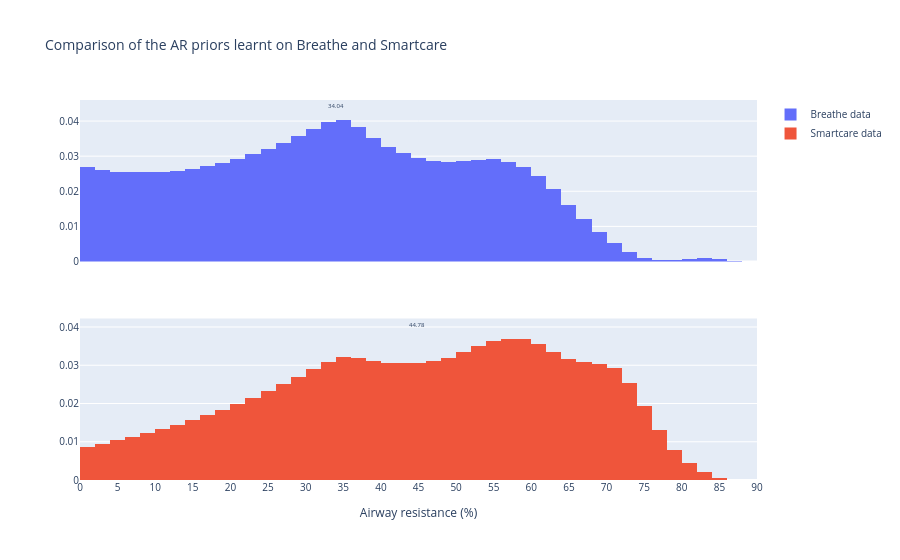

The notebook cell this image was saved under:
### Code cell
title = f"Comparison of the AR priors learnt on Breathe and Smartcare"

fig = make_subplots(rows=2, cols=1, shared_xaxes=True)
ih.plot_histogram(fig, AR, ar_dist_BR, AR.a, AR.b, 1, 1, False)
# name trace to breathe data
fig.data[0].name = "Breathe data"
ih.plot_histogram(fig, AR, ar_dist_SC, AR.a, AR.b, 2, 1)
fig.data[1].name = "Smartcare data"
fig.update_layout(showlegend=True, font=dict(size=10), title=title)
fig.write_image(dh.get_path_to_main() + f"PlotsCrossStudies/{title}.pdf")
fig.show()

### Figure 1 — Plotly figure (JSON) as saved in the notebook; plotly's stock layout.template omitted (floating-point values rounded to 4 significant figures)
{"data": [{"histfunc": "sum", "name": "Breathe data", "type": "histogram", "x": [0, 2, 4, 6, 8, 10, 12, 14, 16, 18, 20, 22, 24, 26, 28, 30, 32, 34, 36, 38, 40, 42, 44, 46, 48, 50, 52, 54, 56, 58, 60, 62, 64, 66, 68, 70, 72, 74, 76, 78, 80, 82, 84, 86, 88], "xaxis": "x", "xbins": {"end": 90, "size": 2, "start": 0}, "y": [0.02678, 0.02603, 0.0256, 0.02539, 0.02538, 0.02555, 0.02589, 0.02642, 0.02713, 0.02805, 0.02917, 0.0305, 0.03205, 0.0338, 0.0357, 0.03769, 0.03966, 0.04026, 0.03823, 0.03514, 0.0325, 0.03082, 0.02952, 0.0287, 0.02841, 0.02858, 0.02896, 0.02907, 0.02837, 0.02695, 0.02429, 0.02053, 0.01605, 0.01219, 0.008422, 0.005312, 0.002622, 0.0009415, 0.0003108, 0.0003207, 0.0006927, 0.001102, 0.0007835, 0.0001293, 1.4e-06], "yaxis": "y"}, {"histfunc": "sum", "name": "Smartcare data", "type": "histogram", "x": [0, 2, 4, 6, 8, 10, 12, 14, 16, 18, 20, 22, 24, 26, 28, 30, 32, 34, 36, 38, 40, 42, 44, 46, 48, 50, 52, 54, 56, 58, 60, 62, 64, 66, 68, 70, 72, 74, 76, 78, 80, 82, 84, 86, 88], "xaxis": "x2", "xbins": {"end": 90, "size": 2, "start": 0}, "y": [0.008524, 0.009423, 0.01035, 0.0113, 0.01229, 0.01333, 0.01444, 0.01564, 0.01694, 0.01837, 0.01991, 0.02156, 0.02331, 0.02515, 0.02705, 0.02897, 0.0309, 0.03213, 0.03196, 0.03121, 0.03068, 0.03052, 0.03062, 0.03108, 0.032, 0.03335, 0.03494, 0.03632, 0.03696, 0.03682, 0.03556, 0.03358, 0.03159, 0.03086, 0.03045, 0.02925, 0.02538, 0.01933, 0.0131, 0.007935, 0.00433, 0.002024, 0.0005128, 3.902e-05, 5.367e-07], "yaxis": "y2"}], "layout": {"annotations": [{"font": {"size": 6}, "showarrow": false, "text": "34.04", "x": 34.04, "xref": "x", "y": 0.04429, "yref": "y"}, {"font": {"size": 6}, "showarrow": false, "text": "44.78", "x": 44.78, "xref": "x2", "y": 0.04066, "yref": "y2"}], "font": {"size": 10}, "showlegend": true, "title": {"text": "Comparison of the AR priors learnt on Breathe and Smartcare"}, "xaxis": {"anchor": "y", "domain": [0, 1], "matches": "x2", "nticks": 20, "range": [0, 90], "showticklabels": false, "title": {}}, "xaxis2": {"anchor": "y2", "domain": [0, 1], "nticks": 20, "range": [0, 90], "title": {"text": "Airway resistance (%)"}}, "yaxis": {"anchor": "x", "domain": [0.575, 1]}, "yaxis2": {"anchor": "x2", "domain": [0, 0.425]}}}
